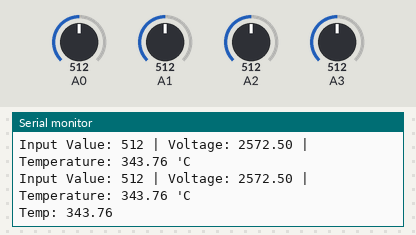
The sketch below on a simulated Arduino Uno, built with avr-gcc and run on an emulated ATmega328P. Shown: the last lines printed to the serial monitor. Inputs (shaded band) come from the test bench; at power-on: A0 = 512, A1 = 512, A2 = 512, A3 = 512.

Above: at 5.7 s.
5.8 s: A0 set to 23
At 6.8 s:
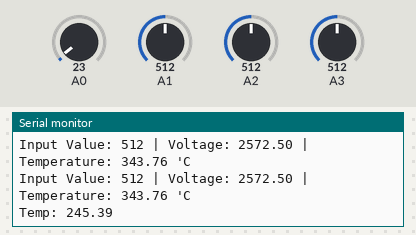
8.8 s: A0 set to 19
At 10.9 s:
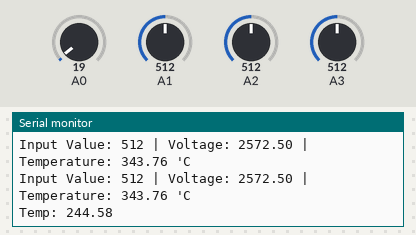
Timing chart, 0 to 12.4 s (numbered marks = the images above; inputs shaded):
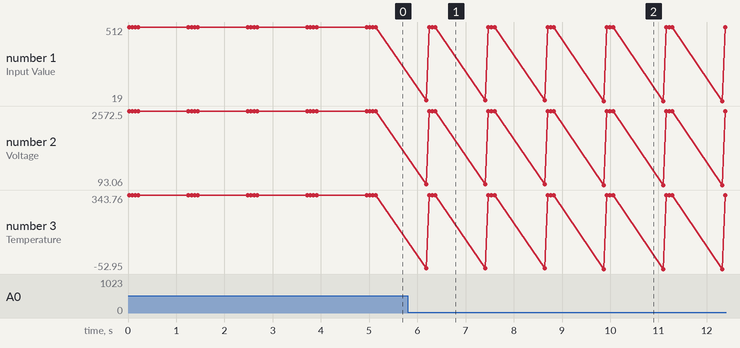

The sketch:

lm60.ino
```cpp
void setup()
{

  Serial.begin(9600);
}

float getVolts(int pinIn)
{
  int inputValue = 0;
  int bigT = 0, smallT = 0;

  for (int i = 0; i < 20; i++)
  {
    inputValue = analogRead(pinIn);
    bigT += inputValue;
    delay(1);
  }

  smallT = bigT / 20;

  float mV;
  mV = ((float)(smallT) * 1030 / 1024);
  mV = (mV - 0.5);
  mV = mV * 5;
//  volts = (((float)smallT / 1024) * 5000);

  Serial.print("Input Value: ") ; Serial.print(smallT);
  Serial.print(" | Voltage: ") ; Serial.print(mV);
  return mV;

}

float getTemp(float volts)
{
  //float temp = (volts - 0.5) / 0.01;
  float temp = (volts - 424) / 6.25;
  Serial.print(" | Temperature: "); Serial.print(temp); Serial.println(" 'C");
  return temp;
}

void loop()
{

  float temp0 = getTemp(getVolts(A0));
  //Get Temp from both sensors
//  Serial.print("Temp1: ");
  float temp1 = getTemp(getVolts(A1));
//  Serial.println(temp1);
//  Serial.print("Temp2: ");
  float temp2 = getTemp(getVolts(A2));
//  Serial.println(temp2);
  float temp3 = getTemp(getVolts(A3));
  Serial.println();
  Serial.print("Temp: "); Serial.println((temp0 + temp1 + temp2 + temp3) / 4);
  Serial.println();
  delay(1000);
}
```

Measured:
- after the input at 5.8 s, the serial monitor: prints a new line after 0.38 s (image 1)
- after the input at 8.8 s, the serial monitor: prints a new line after 1.1 s (image 2)
